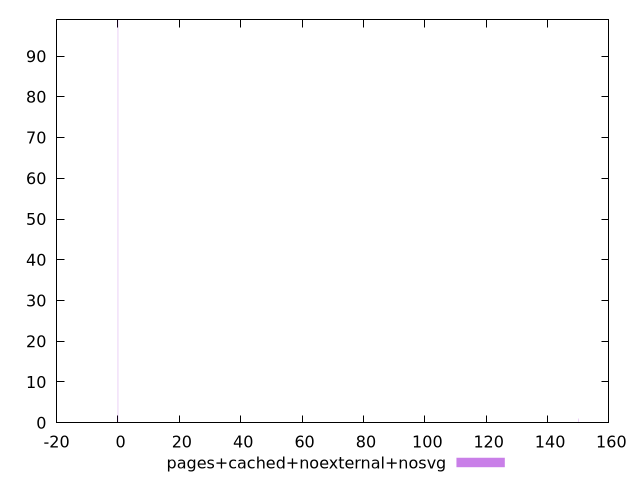

Recreate this plot in gnuplot.
$_pagesCachedNoexternalNosvg <<EOF
0 99
150 1
EOF
set key outside below
set terminal pngcairo
set output "report_00006_2020-11-02T20-21-41.718Z/unminified-javascript/pages+cached+noexternal+nosvg//raw_hist.png"
set yrange [0:99]
set boxwidth 0.1
set style fill transparent solid 0.5 noborder
plot $_pagesCachedNoexternalNosvg title "pages+cached+noexternal+nosvg" with boxes ,
